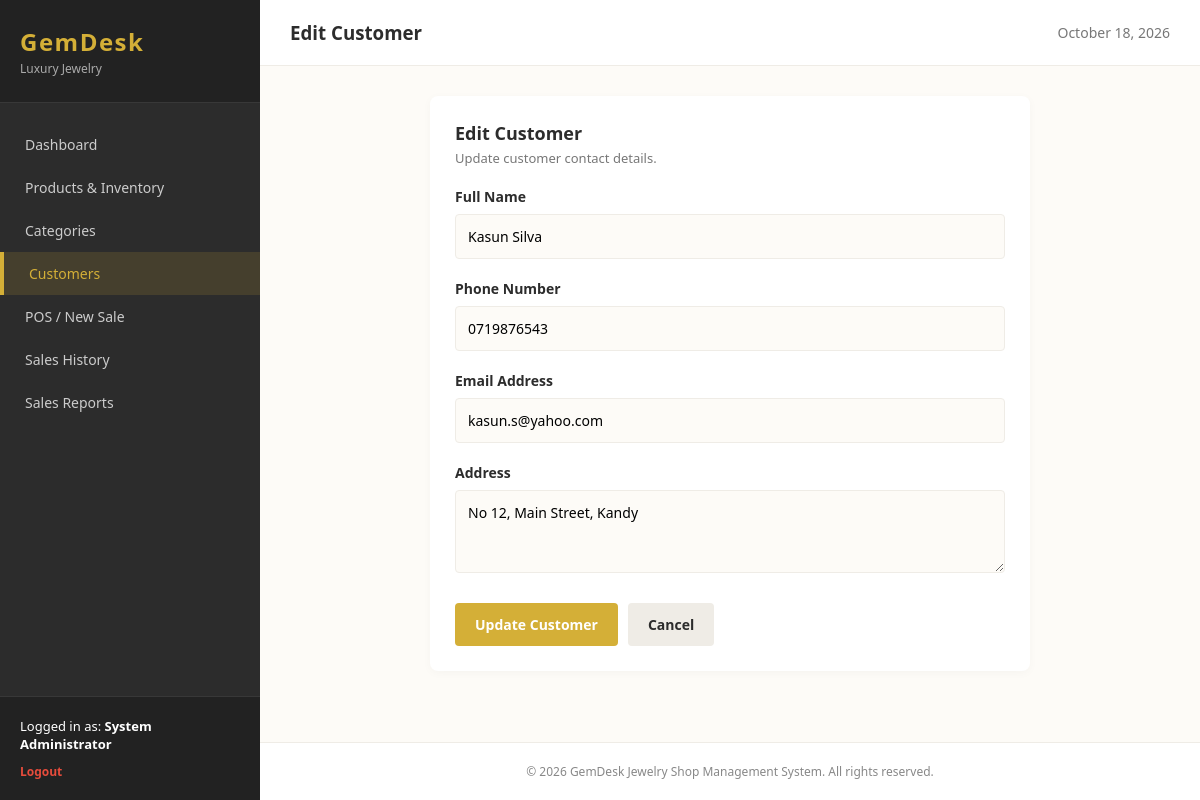
Page /index.php?controller=customer&action=edit&id=2 (signed in) on the committed database.
### tables this page shows
CREATE TABLE IF NOT EXISTS `customers` (
  `id` INT AUTO_INCREMENT PRIMARY KEY,
  `name` VARCHAR(100) NOT NULL,
  `phone` VARCHAR(20) NOT NULL,
  `email` VARCHAR(100) DEFAULT NULL,
  `address` TEXT DEFAULT NULL,
  `created_at` TIMESTAMP DEFAULT CURRENT_TIMESTAMP
);

### controllers/CustomerController.php (called while the page is built, shortened)
<?php
require_once __DIR__ . '/../models/Customer.php';
class CustomerController {
    private $customerModel;
    public function __construct() {
        $this->customerModel = new Customer();
    }
    public function edit() {
        $id = isset($_GET['id']) ? $_GET['id'] : '';
        $customer = $this->customerModel->getById($id);
        require_once 'views/layouts/header.php';
        require_once 'views/customers/edit.php';
        require_once 'views/layouts/footer.php';
    }
}
?>

### models/Customer.php (called while the page is built, shortened)
<?php
require_once __DIR__ . '/../config/database.php';
class Customer {
    private $conn;
    private $table = 'customers';
    public function __construct() {
        $database = new Database();
        $this->conn = $database->getConnection();
    }
    public function getById($id) {
        $query = "SELECT * FROM " . $this->table . " WHERE id = :id LIMIT 1";
        $stmt = $this->conn->prepare($query);
        $stmt->bindParam(':id', $id);
        $stmt->execute();
        return $stmt->fetch();
    }
}
?>

### config/database.php (called while the page is built, shortened)
<?php
class Database {
    private $host = "localhost";
    private $db_name = "jewelry_shop_db";
    private $username = "root";
    private $password = "";
    public function getConnection() {
        $this->conn = null;
        try {
            $this->conn = new PDO(
                "mysql:host=" . $this->host . ";dbname=" . $this->db_name . ";charset=utf8mb4",
                $this->username,
                $this->password
            );
            $this->conn->setAttribute(PDO::ATTR_ERRMODE, PDO::ERRMODE_EXCEPTION);
            $this->conn->setAttribute(PDO::ATTR_DEFAULT_FETCH_MODE, PDO::FETCH_ASSOC);
        } catch(PDOException $exception) {
            echo "Connection error: " . $exception->getMessage();
        }
        return $this->conn;
    }
}
?>

### views/customers/edit.php (the view, shortened to what this page needs)
<div class="section-card" style="max-width: 600px; margin: 0 auto;">
    <h3>Edit Customer</h3>
    <p class="section-desc">Update customer contact details.</p>
    <form action="index.php?controller=customer&action=edit&id=<?php echo $customer['id']; ?>" method="POST" style="margin-top: 20px;">
        <div class="form-group">
            <label>Full Name</label>
            <input type="text" name="name" class="form-control" required value="<?php echo htmlspecialchars($customer['name']); ?>">
        </div>
        <div class="form-group">
            <label>Phone Number</label>
            <input type="text" name="phone" class="form-control" required value="<?php echo htmlspecialchars($customer['phone']); ?>">
        </div>
        <div class="form-group">
            <label>Email Address</label>
            <input type="email" name="email" class="form-control" value="<?php echo htmlspecialchars($customer['email'] ?? ''); ?>">
        </div>
        <div class="form-group">
            <label>Address</label>
            <textarea name="address" class="form-control" rows="3"><?php echo htmlspecialchars($customer['address'] ?? ''); ?></textarea>
        </div>
        <div style="display: flex; gap: 10px; margin-top: 25px;">
            <button type="submit" class="btn btn-primary">Update Customer</button>
            <a href="index.php?controller=customer&action=index" class="btn" style="background:var(--gray-light); color:var(--charcoal); text-decoration:none;">Cancel</a>
        </div>
    </form>
</div>

### assets/css/style.css (style rules this page uses)
:root { --bg-cream: #FDFBF7; --card-ivory: #FFFFFF; --gold: #D4AF37; --gold-dark: #AA8C2C; --charcoal: #2C2C2C; --gray-light: #EFECE6; --danger: #A94442; --success: #3C763D; }
* { box-sizing: border-box; margin: 0; padding: 0; font-family: 'Segoe UI', Tahoma, Geneva, Verdana, sans-serif; }
body { background-color: var(--bg-cream); color: var(--charcoal); }
.form-group { margin-bottom: 20px; }
.form-group label { display: block; margin-bottom: 8px; font-size: 14px; font-weight: 600; }
.form-control { width: 100%; padding: 12px; border: 1px solid var(--gray-light); border-radius: 4px; background-color: var(--bg-cream); font-size: 14px; }
.btn { display: inline-block; padding: 12px 20px; border: none; border-radius: 4px; cursor: pointer; font-size: 14px; font-weight: 600; text-align: center; transition: background 0.2s; }
.btn-primary { background-color: var(--gold); color: white; }
.section-card { background: var(--card-ivory); padding: 25px; border-radius: 8px; box-shadow: 0 2px 10px rgba(0,0,0,0.03); }
.section-card h3 { font-size: 18px; color: var(--charcoal); }
.section-desc { font-size: 13px; color: #777; margin-top: 4px; }

### rows in the picture
customers: name "Kasun Silva", phone "0719876543", email "kasun.s@yahoo.com", address "No 12, Main Street, Kandy"

### other values in the picture
$_SESSION['full_name'] "System Administrator"
$pageTitle "Edit Customer"
